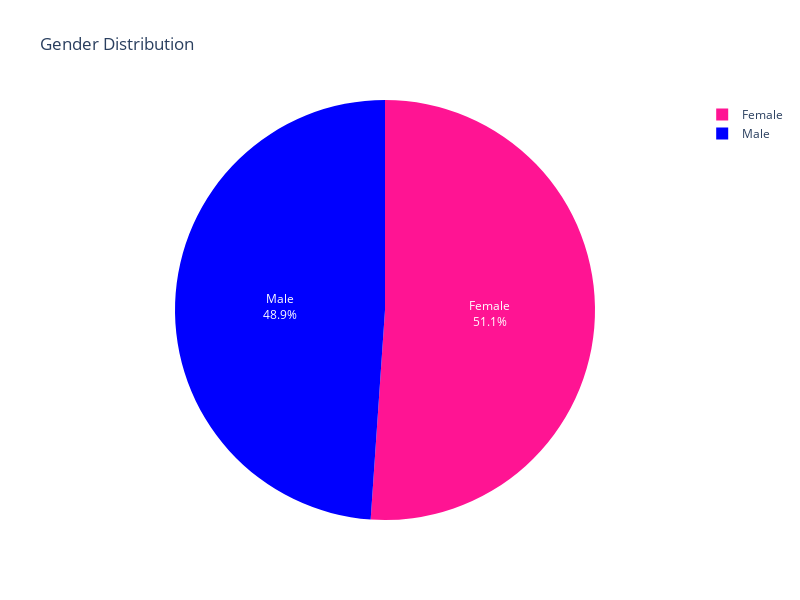

Here is the notebook cell this chart was saved with:
### Markdown cell above
## Task 1: Seeing the proportion of Data in the Data set

### Code cell
df_by_gender = df_students.groupby('Gender')['Gender'].count().reset_index(name='count')
df_by_gender['Gender'] = df_by_gender['Gender'].map({0:'Male', 1:'Female'})


fig = px.pie(
    df_by_gender,
    names='Gender',
    values='count',
    color='Gender',
    color_discrete_map={'Male': 'blue', 'Female': 'deeppink'},
    title='Gender Distribution'
)

fig.update_traces(textposition='inside', textinfo='percent+label')
fig.update_layout(
    width = 800,
    height = 600,
    showlegend=True)
fig.show()

### Figure 1 — Plotly figure (JSON) as saved in the notebook; plotly's stock layout.template omitted (floating-point values rounded to 4 significant figures)
{"data": [{"customdata": [["Male"], ["Female"]], "domain": {"x": [0, 1], "y": [0, 1]}, "hovertemplate": "Gender=%{customdata[0]}<br>count=%{value}<extra></extra>", "labels": ["Male", "Female"], "legendgroup": "", "marker": {"colors": ["blue", "deeppink"]}, "name": "", "showlegend": true, "textinfo": "percent+label", "textposition": "inside", "type": "pie", "values": [1170, 1222]}], "layout": {"height": 600, "legend": {"tracegroupgap": 0}, "showlegend": true, "title": {"text": "Gender Distribution"}, "width": 800}}
